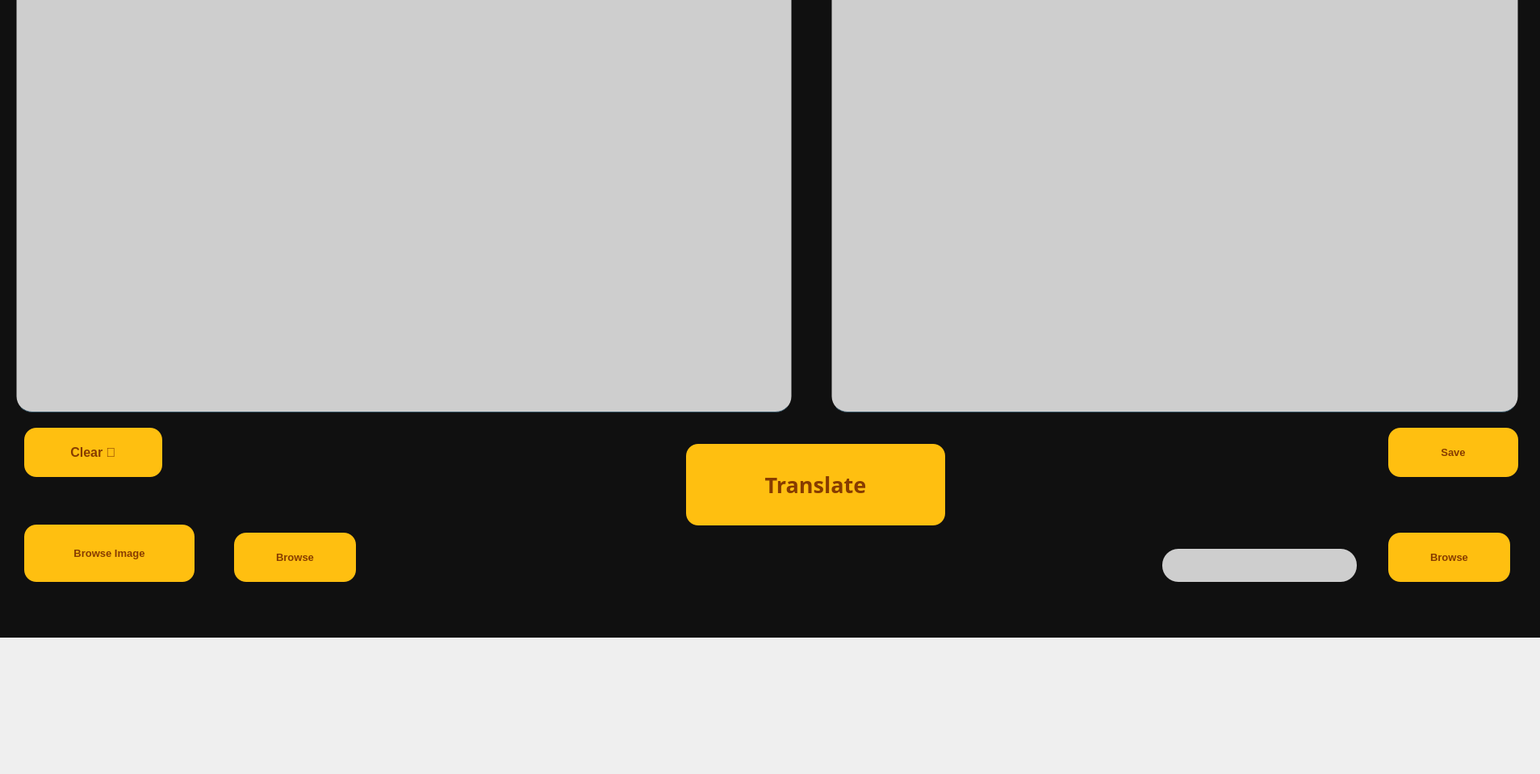
<?xml version="1.0" encoding="UTF-8"?>
<ui version="4.0">
 <class>Translator</class>
 <widget class="QWidget" name="Translator">
  <property name="enabled">
   <bool>true</bool>
  </property>
  <property name="geometry">
   <rect>
    <x>0</x>
    <y>0</y>
    <width>1908</width>
    <height>959</height>
   </rect>
  </property>
  <property name="windowTitle">
   <string>Form</string>
  </property>
  <property name="styleSheet">
   <string notr="true">QtTextEdit{
    background-color:white;
    padding:15px 15px;
}
QPushButton{
    background-color:rgb(73, 198, 255);
    border-radius:15px;
   color:white;
}
QPushButton:hover{
    background-color:rgb(124, 231, 255);
}
 </string>
  </property>
  <widget class="QWidget" name="widget" native="true">
   <property name="geometry">
    <rect>
     <x>0</x>
     <y>-250</y>
     <width>1920</width>
     <height>1040</height>
    </rect>
   </property>
   <property name="styleSheet">
    <string notr="true">background-color:rgba(16,16,16,255);

</string>
   </property>
   <widget class="QPushButton" name="pushButton_2">
    <property name="geometry">
     <rect>
      <x>30</x>
      <y>780</y>
      <width>171</width>
      <height>61</height>
     </rect>
    </property>
    <property name="font">
     <font>
      <pointsize>12</pointsize>
      <weight>75</weight>
      <bold>true</bold>
     </font>
    </property>
    <property name="styleSheet">
     <string notr="true">background-color:rgb(255,191,16);
color:rgb(135,60,0);</string>
    </property>
    <property name="text">
     <string>Clear </string>
    </property>
   </widget>
   <widget class="QLabel" name="label_2">
    <property name="geometry">
     <rect>
      <x>30</x>
      <y>105</y>
      <width>151</width>
      <height>31</height>
     </rect>
    </property>
    <property name="font">
     <font>
      <pointsize>9</pointsize>
      <weight>75</weight>
      <bold>true</bold>
     </font>
    </property>
    <property name="styleSheet">
     <string notr="true">background-color:rgb(255,191,16);
color:rgb(135,60,0);
border-radius:20px;</string>
    </property>
    <property name="text">
     <string>    Select language</string>
    </property>
   </widget>
   <widget class="QTextEdit" name="textEdit_2">
    <property name="geometry">
     <rect>
      <x>1030</x>
      <y>140</y>
      <width>851</width>
      <height>621</height>
     </rect>
    </property>
    <property name="font">
     <font>
      <pointsize>12</pointsize>
     </font>
    </property>
    <property name="styleSheet">
     <string notr="true">background-color:rgb(206, 206, 206);
color:rgb(58, 58, 58);
border-radius:20px;
padding-left:10px;
border:1px solid rgba(0,0,0,0);
border-bottom-color:rgba(46,82,101,225);
padding-bottom:20px;
</string>
    </property>
   </widget>
   <widget class="QPushButton" name="pushButtonb">
    <property name="geometry">
     <rect>
      <x>1720</x>
      <y>910</y>
      <width>151</width>
      <height>61</height>
     </rect>
    </property>
    <property name="font">
     <font>
      <pointsize>10</pointsize>
      <weight>75</weight>
      <bold>true</bold>
     </font>
    </property>
    <property name="styleSheet">
     <string notr="true">background-color:rgb(255,191,16);
color:rgb(135,60,0);</string>
    </property>
    <property name="text">
     <string>Browse</string>
    </property>
   </widget>
   <widget class="QLineEdit" name="filename">
    <property name="geometry">
     <rect>
      <x>1440</x>
      <y>930</y>
      <width>241</width>
      <height>41</height>
     </rect>
    </property>
    <property name="styleSheet">
     <string notr="true">background-color:rgb(206, 206, 206);
color:rgb(0, 0, 0);
border-radius:20px;</string>
    </property>
   </widget>
   <widget class="QComboBox" name="comboBox_2">
    <property name="geometry">
     <rect>
      <x>1190</x>
      <y>110</y>
      <width>361</width>
      <height>21</height>
     </rect>
    </property>
    <property name="styleSheet">
     <string notr="true">background-color:rgb(206, 206, 206);
color:rgb(0, 0, 0);
border-radius:20px;</string>
    </property>
   </widget>
   <widget class="QPushButton" name="pushButton">
    <property name="geometry">
     <rect>
      <x>850</x>
      <y>800</y>
      <width>321</width>
      <height>101</height>
     </rect>
    </property>
    <property name="font">
     <font>
      <family>Franklin Gothic Demi</family>
      <pointsize>20</pointsize>
      <weight>75</weight>
      <bold>true</bold>
     </font>
    </property>
    <property name="styleSheet">
     <string notr="true">background-color:rgb(255,191,16);
color:rgb(135,60,0);</string>
    </property>
    <property name="text">
     <string>Translate</string>
    </property>
   </widget>
   <widget class="QTextEdit" name="textEdit">
    <property name="geometry">
     <rect>
      <x>20</x>
      <y>140</y>
      <width>961</width>
      <height>621</height>
     </rect>
    </property>
    <property name="font">
     <font>
      <pointsize>12</pointsize>
     </font>
    </property>
    <property name="styleSheet">
     <string notr="true">background-color:rgb(206, 206, 206);
color:rgb(58, 58, 58);
border-radius:20px;
padding-left:10px;
border:1px solid rgba(0,0,0,0);
border-bottom-color:rgba(46,82,101,225);
padding-bottom:20px;
</string>
    </property>
    <property name="html">
     <string>&lt;!DOCTYPE HTML PUBLIC &quot;-//W3C//DTD HTML 4.0//EN&quot; &quot;http://www.w3.org/TR/REC-html40/strict.dtd&quot;&gt;
&lt;html&gt;&lt;head&gt;&lt;meta name=&quot;qrichtext&quot; content=&quot;1&quot; /&gt;&lt;style type=&quot;text/css&quot;&gt;
p, li { white-space: pre-wrap; }
&lt;/style&gt;&lt;/head&gt;&lt;body style=&quot; font-family:'MS Shell Dlg 2'; font-size:12pt; font-weight:400; font-style:normal;&quot;&gt;
&lt;p style=&quot;-qt-paragraph-type:empty; margin-top:0px; margin-bottom:0px; margin-left:0px; margin-right:0px; -qt-block-indent:0; text-indent:0px;&quot;&gt;&lt;br /&gt;&lt;/p&gt;&lt;/body&gt;&lt;/html&gt;</string>
    </property>
    <property name="placeholderText">
     <string>Write your text here </string>
    </property>
   </widget>
   <widget class="QLabel" name="label">
    <property name="geometry">
     <rect>
      <x>20</x>
      <y>30</y>
      <width>971</width>
      <height>61</height>
     </rect>
    </property>
    <property name="font">
     <font>
      <pointsize>15</pointsize>
      <weight>75</weight>
      <bold>true</bold>
     </font>
    </property>
    <property name="styleSheet">
     <string notr="true">background-color:rgb(255,191,16);
color:rgb(135,60,0);</string>
    </property>
    <property name="text">
     <string>                 Python Translator</string>
    </property>
   </widget>
   <widget class="QComboBox" name="comboBox">
    <property name="geometry">
     <rect>
      <x>190</x>
      <y>110</y>
      <width>371</width>
      <height>21</height>
     </rect>
    </property>
    <property name="styleSheet">
     <string notr="true">background-color:rgb(206, 206, 206);
color:rgb(0, 0, 0);
border-radius:20px;</string>
    </property>
   </widget>
   <widget class="QLabel" name="label_3">
    <property name="geometry">
     <rect>
      <x>1040</x>
      <y>100</y>
      <width>141</width>
      <height>31</height>
     </rect>
    </property>
    <property name="font">
     <font>
      <pointsize>9</pointsize>
      <weight>75</weight>
      <bold>true</bold>
     </font>
    </property>
    <property name="styleSheet">
     <string notr="true">background-color:rgb(255,191,16);
color:rgb(135,60,0);
border-radius:20px;</string>
    </property>
    <property name="text">
     <string>   Select language</string>
    </property>
   </widget>
   <widget class="QPushButton" name="pushButtons">
    <property name="geometry">
     <rect>
      <x>1720</x>
      <y>780</y>
      <width>161</width>
      <height>61</height>
     </rect>
    </property>
    <property name="font">
     <font>
      <pointsize>10</pointsize>
      <weight>75</weight>
      <bold>true</bold>
     </font>
    </property>
    <property name="styleSheet">
     <string notr="true">background-color:rgb(255,191,16);
color:rgb(135,60,0);</string>
    </property>
    <property name="text">
     <string>Save</string>
    </property>
   </widget>
   <widget class="QPushButton" name="profile">
    <property name="geometry">
     <rect>
      <x>1650</x>
      <y>10</y>
      <width>141</width>
      <height>121</height>
     </rect>
    </property>
    <property name="font">
     <font>
      <pointsize>55</pointsize>
      <weight>50</weight>
      <bold>false</bold>
     </font>
    </property>
    <property name="styleSheet">
     <string notr="true">color:rgb(251,191,16);</string>
    </property>
    <property name="text">
     <string></string>
    </property>
   </widget>
   <widget class="QPushButton" name="pushButtoni">
    <property name="geometry">
     <rect>
      <x>30</x>
      <y>900</y>
      <width>211</width>
      <height>71</height>
     </rect>
    </property>
    <property name="font">
     <font>
      <pointsize>10</pointsize>
      <weight>75</weight>
      <bold>true</bold>
     </font>
    </property>
    <property name="styleSheet">
     <string notr="true">background-color:rgb(255,191,16);
color:rgb(135,60,0);</string>
    </property>
    <property name="text">
     <string>Browse Image</string>
    </property>
   </widget>
   <widget class="QPushButton" name="browsepdf">
    <property name="geometry">
     <rect>
      <x>290</x>
      <y>910</y>
      <width>151</width>
      <height>61</height>
     </rect>
    </property>
    <property name="font">
     <font>
      <pointsize>10</pointsize>
      <weight>75</weight>
      <bold>true</bold>
     </font>
    </property>
    <property name="styleSheet">
     <string notr="true">background-color:rgb(255,191,16);
color:rgb(135,60,0);</string>
    </property>
    <property name="text">
     <string>Browse</string>
    </property>
   </widget>
  </widget>
 </widget>
 <resources/>
 <connections/>
</ui>
